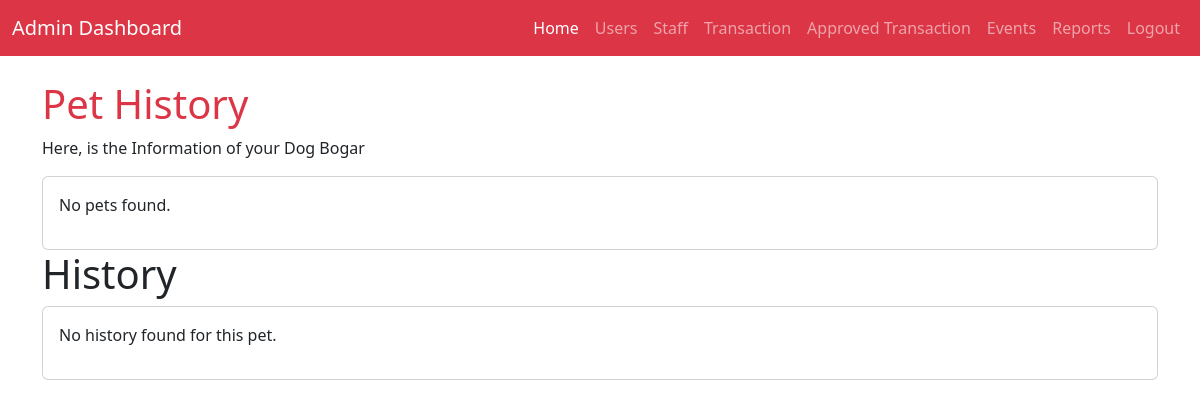
The page /view/admin/pages/pet_history.php?pet_id=PET_674d7b8a79b79 (signed in) on the database as committed earlier.
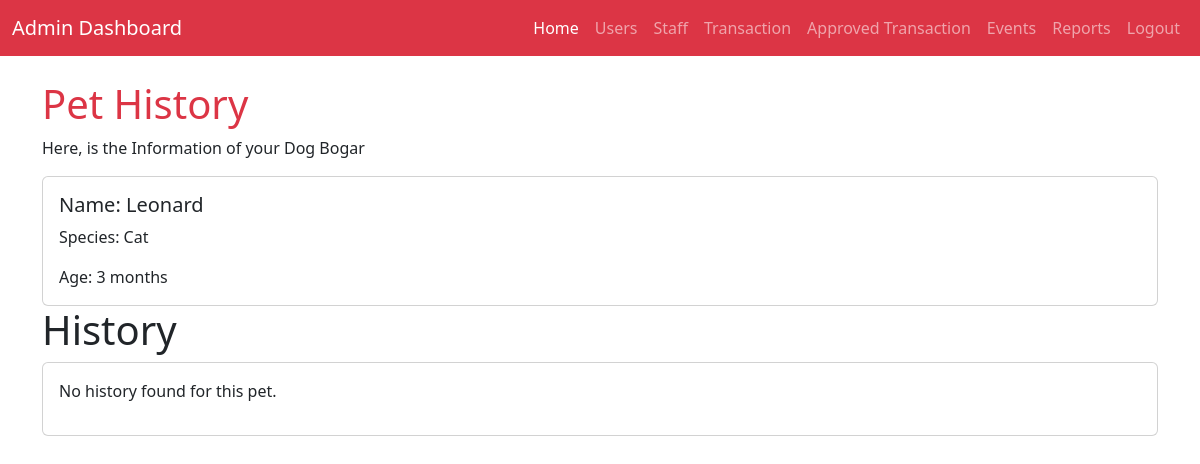
The same page on the database as committed later.
### tables this page shows
CREATE TABLE `tbl_pet` (
  `id` int(10) NOT NULL,
  `pet_id` varchar(50) NOT NULL,
  `user_id` varchar(50) NOT NULL,
  `pet_name` varchar(50) NOT NULL,
  `pet_species` varchar(50) NOT NULL,
  `pet_age` varchar(50) NOT NULL
);

### view/admin/pages/pet_history.php (the view, shortened to what the changed rows need)
<?php
$host = 'localhost';
$dbname = 'pet_db';
$username = 'root';
$password = '';
try {
    $pdo = new PDO("mysql:host=$host;dbname=$dbname", $username, $password);
    $pdo->setAttribute(PDO::ATTR_ERRMODE, PDO::ERRMODE_EXCEPTION);
    function getAllPetInfo($pdo, $pet_id) {
        try {
            $query = "
                SELECT `id`, `pet_id`, `pet_id`, `pet_name`, `pet_species`, `pet_age`
                FROM `tbl_pet` WHERE `pet_id` = ?;
            ";
            $stmt = $pdo->prepare($query);
            $stmt->execute([$pet_id]);
            return $stmt->fetchAll(PDO::FETCH_ASSOC);
        } catch (PDOException $e) {
            echo json_encode(['error' => $e->getMessage()]);
            return [];
        }
    }
    $petID = $_GET['pet_id'];
    $pets = getAllPetInfo($pdo, $petID);
} catch (PDOException $e) {
    echo json_encode(['error' => $e->getMessage()]);
    exit;
}
?>
<!DOCTYPE html>
<html lang="en">
<head>
    <link href="https://cdn.jsdelivr.net/npm/bootstrap@5.3.0-alpha1/dist/css/bootstrap.min.css" rel="stylesheet">
</head>
<body>
    <div class="container mt-4">
        <h1 class="text-danger">Pet History</h1>
        <div class="card">
            <div class="card-body">
            <?php
                if (!empty($pets)) {
                    foreach ($pets as $pet) {
                        echo '
                            <h5 class="card-title">Name: ' . htmlspecialchars($pet['pet_name']) . '</h5>
                            <p class="card-text">Species: ' . htmlspecialchars($pet['pet_species']) . '</p>
                            <p class="card-text">Age: ' . htmlspecialchars($pet['pet_age']) . '</p>';
                    }
                } else {
                    echo "<p>No pets found.</p>";
                }
            ?>
            </div>
        </div>
        <h1>History</h1>
        <br>
        </div>
</body>
</html>

Rows that differ between the two databases and show on the page:
added tbl_pet: pet_name "Leonard", pet_species "Cat", pet_age "3 months"
Other text that changed with them:
text no longer shown: "No pets found."
